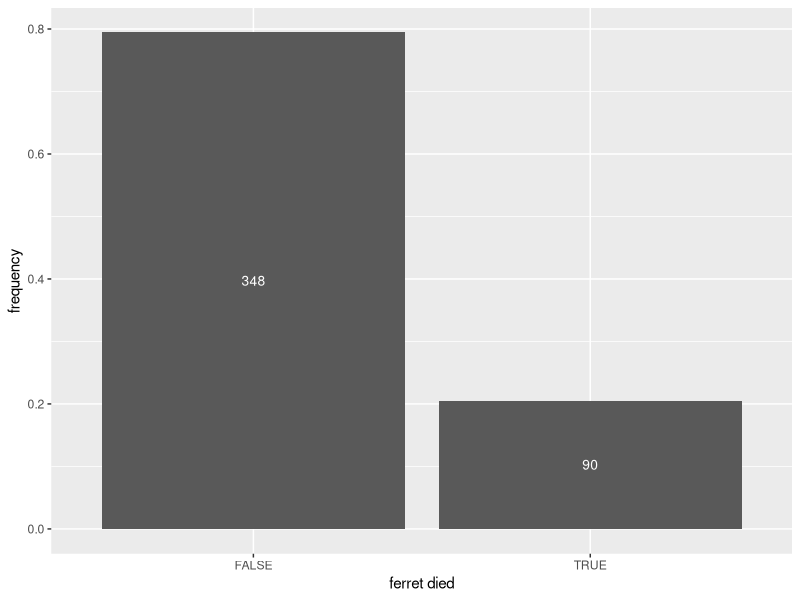
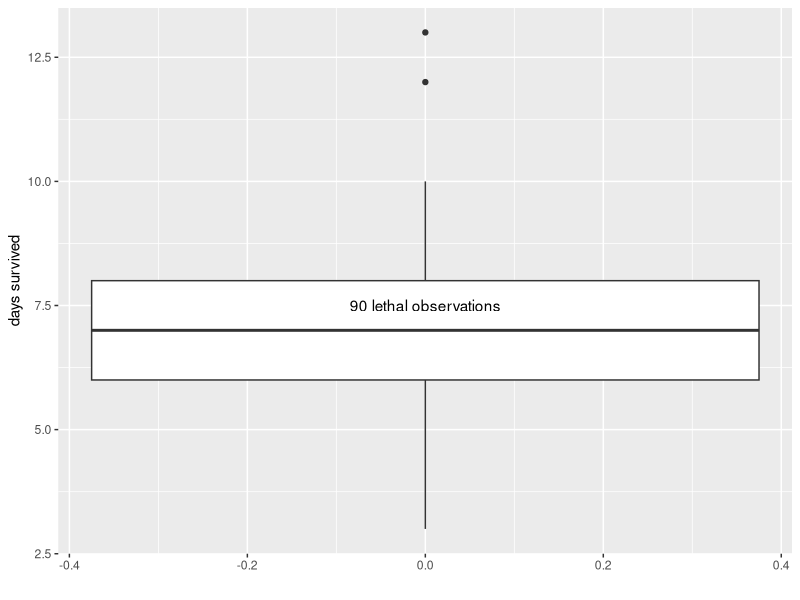
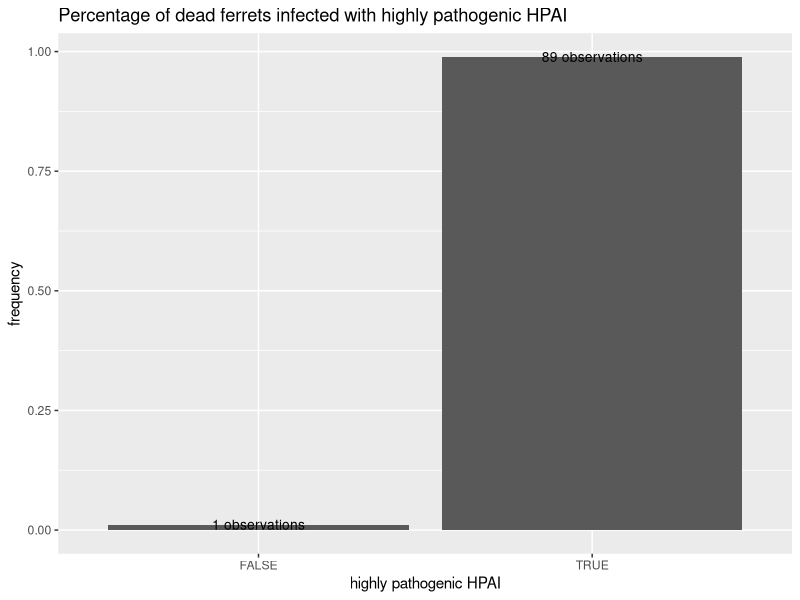
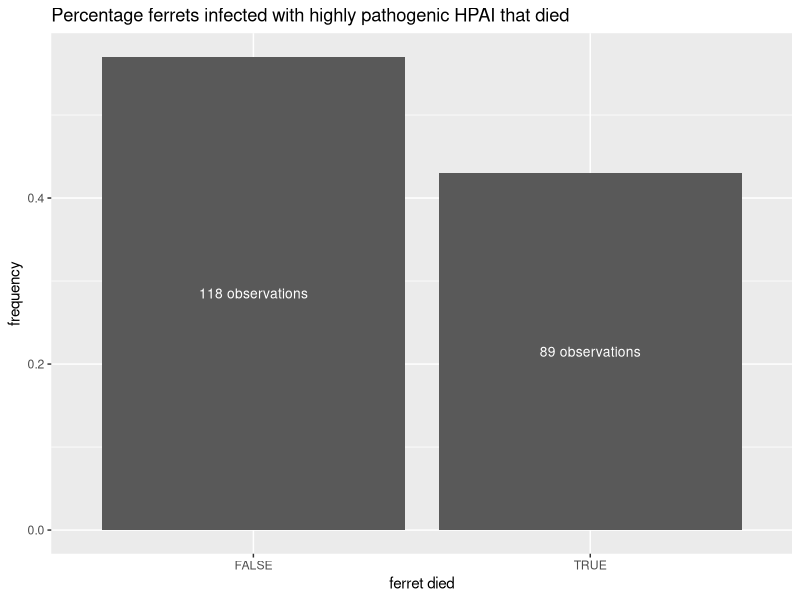
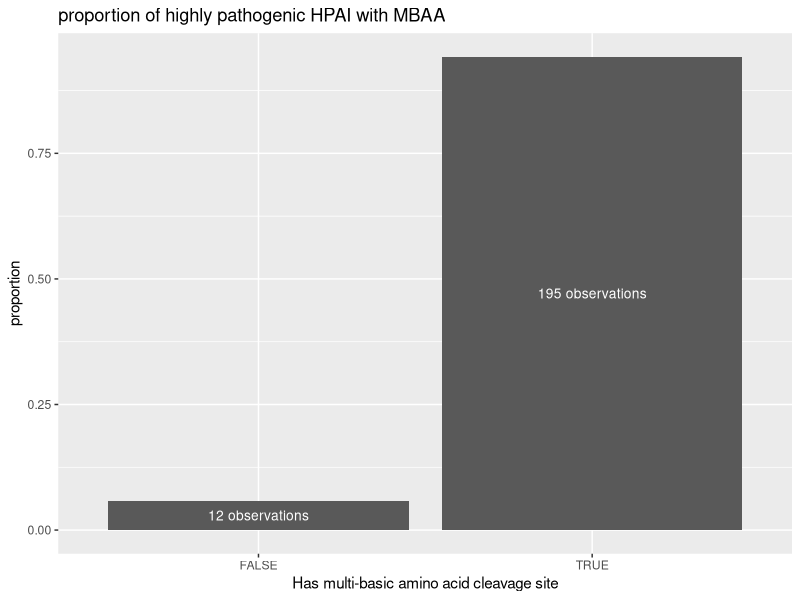
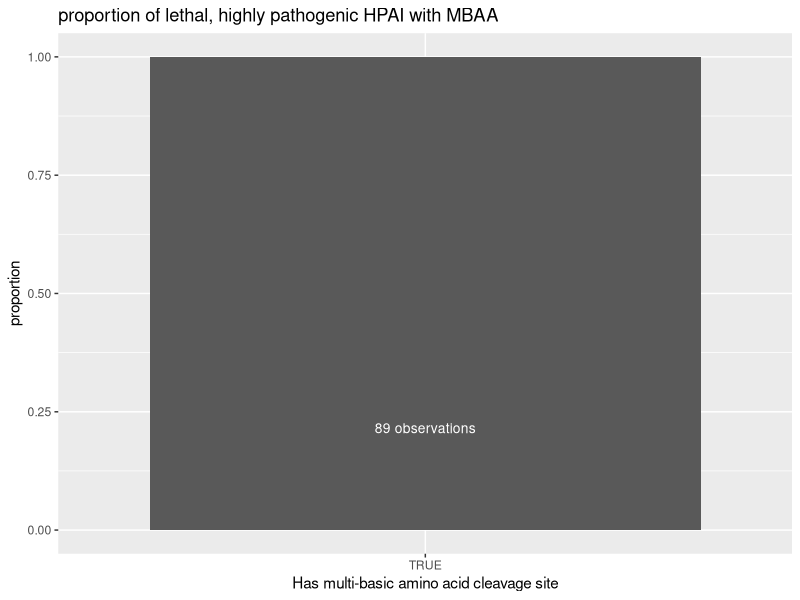
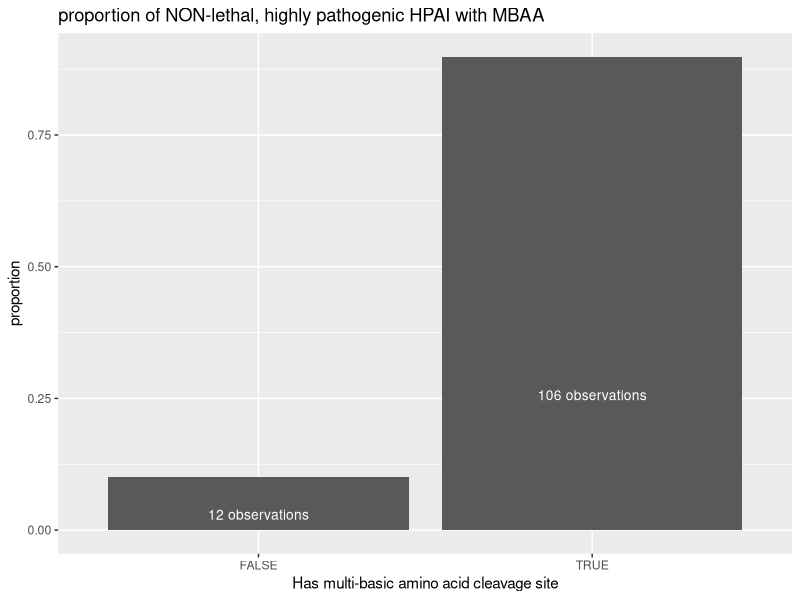
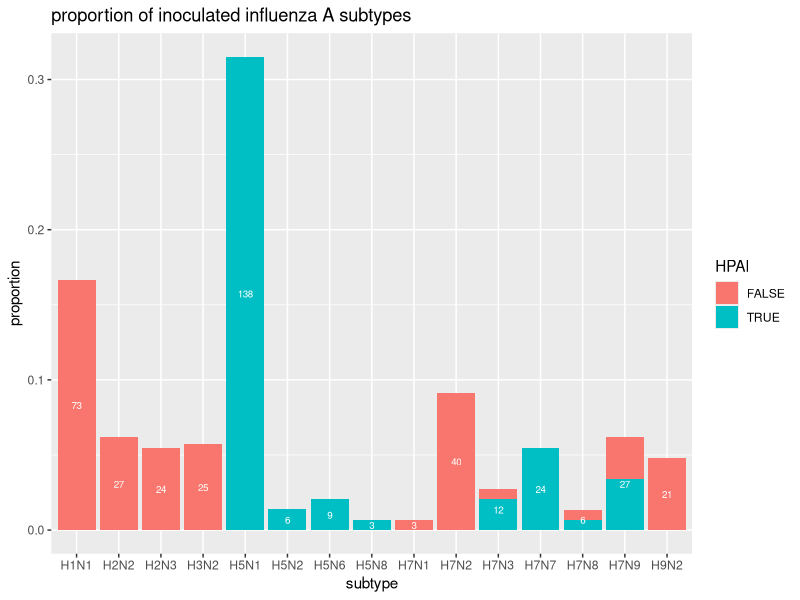

Write R code to recreate these figures, in order.
## ---- chunk 1
#install.packages("ggplot2")
library(ggplot2)

#install.packages("dplyr")
library(dplyr)

#install.packages("here")
library(here)

## ---- chunk 2
# load dataset
ferret_IAV_data <- read.csv(here("cdc-exercise", "data", "IAV_morbidity_and_titer_measurements_ferrets.csv"))

# view dataset 
str(ferret_IAV_data)
## ---- chunk 3
# select variables from dataset
ferret_IAV_data = ferret_IAV_data %>%
  select(-c("expt", "NW_typical", "RD_trans", "Origin", "temp_5", "temp_5_day"))

# view pruned dataset
str(ferret_IAV_data) #

summary(ferret_IAV_data)
## ---- chunk 4
# first, lets factor categorical variables
ferret_IAV_data = ferret_IAV_data %>%
  mutate("units" = factor(units), "HA" = factor(HA), "NA." = factor(NA.)) 

# now, lets replace binary character variables with logical values
ferret_IAV_data = ferret_IAV_data %>%
  mutate("lethal" = case_when(lethal == "true" ~ TRUE, lethal == "false" ~ FALSE),
         "HPAI" = case_when(HPAI == "true" ~ TRUE, HPAI == "false" ~ FALSE), 
         "HPAI_MBAA" = case_when(HPAI_MBAA == "true" ~ TRUE, HPAI_MBAA == "false" ~ FALSE))

# let's check that worked!
str(ferret_IAV_data)
summary(ferret_IAV_data) #logicals are logicals and factors are factors, both with count information

#note that we could have accomplished both in the same "pipe" - I've separated them here to make it clear what manipulation is being preformed on which columns :)
## ---- chunk 5
# which factor level of units has the greatest number of observations? 
units.counts = (summary(ferret_IAV_data$units)) #a named vector of counts of the number of observations for each level of variable "units"
which.units.max = names(units.counts)[which.max(units.counts)] #the name of the level of variable "units" with the greatest number of observations

# filtering for observations with titres given in units which.units.max 
ferret_IAV_data = ferret_IAV_data %>%
  filter(units == which.units.max)

# let's check that worked!
str(ferret_IAV_data)
summary(ferret_IAV_data)
## ---- chunk 6
ferret_IAV_data = ferret_IAV_data %>%
  mutate(lethal_day = case_when(lethal_day == 0 ~ NA, .default = lethal_day))
## ---- chunk 7
plot1 = ggplot() + geom_bar(data = ferret_IAV_data, aes(x = lethal, y = (..count..)/sum(..count..))) + 
  stat_count(data = ferret_IAV_data, geom = "text", colour = "white", size = 3.5, aes(x = lethal, label = ..count.., y = ..count../(2*nrow(ferret_IAV_data)))) +
  labs(x = "ferret died", y = "frequency")

plot1

plot2 = ferret_IAV_data %>%
  filter(lethal == T) %>%
  ggplot() + geom_boxplot(aes(y = lethal_day)) + 
  annotate(geom = "text", x = 0, y = 7.5, label = paste(sum(ferret_IAV_data$lethal==TRUE), "lethal observations")) +
  labs(x = "", y = "days survived")

plot2
## ---- chunk 8

table = ferret_IAV_data %>%
  select("HPAI", "lethal") %>%
  group_by(HPAI) %>%
  count(lethal)

plot3 = ferret_IAV_data %>%
  select("HPAI", "lethal") %>%
  filter(lethal == T) %>%
  ggplot() + geom_bar(aes(x = HPAI, y = (..count..)/sum(..count..))) + 
  stat_count(geom = "text", colour = "black", size = 3.5, aes(x = HPAI, label = paste(..count.., "observations"), y = ..count../(sum(ferret_IAV_data$lethal==T)))) +
  labs(x = "highly pathogenic HPAI", y = "frequency", title = "Percentage of dead ferrets infected with highly pathogenic HPAI")

plot3

plot4 = ferret_IAV_data %>%
  select("HPAI", "lethal") %>%
  filter(HPAI == T) %>%
  ggplot() + geom_bar(aes(x = lethal, y = (..count..)/sum(..count..))) + 
  stat_count(geom = "text", colour = "white", size = 3.5, aes(x = lethal, label = paste(..count.., "observations"), y = ..count../(2*sum(ferret_IAV_data$HPAI==T)))) +
  labs(x = "ferret died", y = "frequency", title = "Percentage ferrets infected with highly pathogenic HPAI that died")

plot4
## ---- chunk 9

# filter for HPAI and HPAI_MBAA
plot5 = ferret_IAV_data %>%
  select("HPAI", "HPAI_MBAA") %>%
  filter(HPAI == TRUE) %>% # only include observations for which HPAI is TRUE
  ggplot() + geom_bar(aes(x = HPAI_MBAA, y = ..count../sum(..count..))) +
  stat_count(geom = "text", colour = "white", size = 3.5, aes(x = HPAI_MBAA, label = paste(..count.., "observations"), y = ..count../(2*sum(ferret_IAV_data$HPAI==T)))) +
  labs(x = "Has multi-basic amino acid cleavage site", y = "proportion", title = "proportion of highly pathogenic HPAI with MBAA" )

plot5

# Knowing that most highly pathogenic HPAI have MBAA, lets see if the HPAI that killed the ferrets were MBAA +
plot6 = ferret_IAV_data %>%
  select("lethal", "HPAI", "HPAI_MBAA") %>%
  filter(HPAI == TRUE, lethal == TRUE) %>% # only observations that have HPAI and died (89 observations, according to plot4)
  ggplot() + geom_bar(aes(x = HPAI_MBAA, y = ..count../sum(..count..))) + #of these obs, proportion w and without MBAA
  stat_count(geom = "text", colour = "white", size = 3.5, aes(x = HPAI_MBAA, label = paste(..count.., "observations"), y = ..count../(2*sum(ferret_IAV_data$HPAI==T)))) +
  labs(x = "Has multi-basic amino acid cleavage site", y = "proportion", title = "proportion of lethal, highly pathogenic HPAI with MBAA" )

plot6

# and just to be good, lets see the proportion of HPAI that DIDN'T kill the ferrets that are MBAA - 

plot7 = ferret_IAV_data %>%
  select("lethal", "HPAI", "HPAI_MBAA") %>%
  filter(HPAI == TRUE, lethal == FALSE) %>% # only observations that have HPAI and DIDNT die (118 observations, according to plot4)
  ggplot() + geom_bar(aes(x = HPAI_MBAA, y = ..count../sum(..count..))) + #of these obs, proportion w and without MBAA
  stat_count(geom = "text", colour = "white", size = 3.5, aes(x = HPAI_MBAA, label = paste(..count.., "observations"), y = ..count../(2*sum(ferret_IAV_data$HPAI==T)))) +
  labs(x = "Has multi-basic amino acid cleavage site", y = "proportion", title = "proportion of NON-lethal, highly pathogenic HPAI with MBAA" )

plot7

## ---- chunk 10
# we will add a variable with the subtype of IAV
ferret_IAV_data = ferret_IAV_data %>%
  mutate(subtype = as.factor(paste0(HA,NA.))) #subtype nomenclature is H#N#

# lets see a bar plot of subtypes
plot8 = ferret_IAV_data %>%
  ggplot() + geom_bar(aes(x = subtype, y = ..count../sum(..count..), fill = HPAI)) +  #I wanted to add a little color for no reason ;)
  stat_count(geom = "text", colour = "white", size = 2.5, aes(x = subtype, label = ..count.., y = ..count../(2*length(ferret_IAV_data$subtype)))) +
  labs(x = "subtype", y = "proportion", title = "proportion of inoculated influenza A subtypes" )

plot8
## ---- chunk 11
#lets see what a scatterplot of max percentage weight loss by day of max weight loss looks like
plot9 = ggplot() + geom_boxplot(data = ferret_IAV_data, aes(x = wt_loss_day, y = wt_loss, group = wt_loss_day)) +
  geom_point(data = ferret_IAV_data, aes(x = wt_loss_day, y = wt_loss, col = lethal), alpha = 0.5) +
  labs( x = "day of maximum percentage weight loss", y = "percentage weight loss", title = "max percentage weight loss by day")

plot9
## ---- chunk 12
#lets see what a scatterplot of max percentage weight loss by day of max weight loss looks like
plot10 = ggplot() + geom_boxplot(data = ferret_IAV_data, aes(x = temp_day, y = temp, group = temp_day)) +
  geom_point(data = ferret_IAV_data, aes(x = temp_day, y = temp, col = lethal), alpha = 0.5) +
  labs( x = "day of maximum temperature", y = "temperature", title = "max temperature by day")


plot10
## ---- chunk 13
plot11 = ggplot() + geom_point(data = ferret_IAV_data, aes(x = wt_loss_day, y = temp_day, col = lethal))
#lol no

plot11
## ---- chunk 14
time_series_titres = as.vector(t(data.matrix(ferret_IAV_data[,grep("_inoc", colnames(ferret_IAV_data))]))) #transform a matrix of only titres variables into a matrix, transpose so that each row is a day and each column is a sample, and collapse into a vector 

# the first 9 elements of vector time_series_titres contains the titres from days 1-9 for ferret 1, the next 9 for ferret 2, and so on. now, we want to create a dataframe with the sample ID of each ferret repeated 9s in one column, and the sequence of days 1:9 repeated 9 times in the other

time_series_titres = data.frame(titre = time_series_titres, 
                                Ferret = rep(ferret_IAV_data$Ferret, each = 9), 
                                DayPost = rep(1:9, times = length(ferret_IAV_data$Ferret)))

ggplot() + geom_point(data = time_series_titres, aes(x = DayPost, y = titre, col = Ferret), show.legend = FALSE) #see? nothing to learn here, yet...
## ---- chunk 15
## load packages
library(dplyr)

## set seed for reproducibility
set.seed(123)

## original R code provided by ChatGPT
# set number of observations
n <- 100
# generate synthetic data
data <- tibble(
  Ferret_ID = 1:n,
  Virus_ID = sample(1:10, n, replace = TRUE),
  lethal = sample(c("Yes", "No"), n, replace = TRUE),
  lethal_day = ifelse(lethal == "Yes", sample(1:10, n, replace = TRUE), NA),
  HPAI = sample(c("Yes", "No"), n, replace = TRUE),
  HPAI_MBAA = ifelse(HPAI == "Yes", sample(c("Yes", "No"), n, replace = TRUE), NA),
  HA_subtype = sample(c("H1", "H3", "H5", "H7", "H9"), n, replace = TRUE),
  NA_subtype = sample(c("N1", "N2", "N5", "N7", "N9"), n, replace = TRUE),
  wt_loss = rnorm(n, mean = 20, sd = 5),
  wt_loss_day = sample(1:10, n, replace = TRUE),
  temp = rnorm(n, mean = 38, sd = 0.5),
  temp_day = sample(1:10, n, replace = TRUE)
)
# print the first few rows of the synthetic dataset
print(head(data))

## ---- chunk 16
# explore real data to make synthetic data more accurate 
dim(ferret_IAV_data)
table(ferret_IAV_data$Virus) 
str(ferret_IAV_data)
summary(ferret_IAV_data$wt_loss)
sd(ferret_IAV_data$wt_loss, na.rm = TRUE)
summary(ferret_IAV_data$temp)
sd(ferret_IAV_data$temp, na.rm = TRUE)
range(ferret_IAV_data$wt_loss_day)

# set seed for reproducibility 
set.seed(125)

# set number of observations
n <- 438 #match the number of observations from the original data set

# generate synthetic data
data2 <- tibble(
  Ferret_ID = 1:n,
  Virus_ID = sample(1:83, n, replace = TRUE), #increase number of viral strand options
  lethal = sample(c("Yes", "No"), n, replace = TRUE, prob = c(0.2, 0.8)),
  lethal_day = ifelse(lethal == "Yes", sample(1:10, n, replace = TRUE), NA),
  HPAI = sample(c("Yes", "No"), n, replace = TRUE, prob = c(0.9, 0.1)),
  HPAI_MBAA = ifelse(HPAI == "Yes", sample(c("Yes", "No"), n, replace = TRUE), NA),
  HA_subtype = sample(c("H1", "H3", "H5", "H7", "H9", "H11"), n, replace = TRUE), #add another level
  NA_subtype = sample(c("N1", "N2", "N5", "N7", "N9", "N10", "N12"), n, replace = TRUE), #add 2 more level
  wt_loss = rnorm(n, mean = 9.803, sd = 6.957), #true mean and sd from the data
  wt_loss_day = sample(1:14, n, replace = TRUE), #real study time period
  temp = rnorm(n, mean = 1.694, sd = 0.772), #true mean and sd from the data
  temp_day = sample(1:14, n, replace = TRUE) #real study time period
)
# print the first few rows of the synthetic data set
print(head(data))
## ---- chunk 17
## create visualization of ferret death
hist1 <- ggplot(data2, aes(x=lethal)) + 
            geom_bar() +
            labs(x= "Ferret Death",
                 y= "Frequency", 
                 title = "Synthetic Data Ferret Death")
hist1

## compare with the same plot of the real data
plot1

## create visualization of mean survival time among ferrets that died 
boxplot1 <- data2 %>% 
            filter(lethal == "Yes") %>% 
            ggplot() + 
            geom_boxplot(aes(y = lethal_day)) + 
            annotate(geom = "text", x = 0, y = 7.5, label = paste(sum(data2$lethal=="Yes"), "lethal                         observations")) +
            labs(x = "Ferret Death",
                 y = "Days Survived",
                 title = "Synthetic Data Days Survived")
boxplot1

## compare with the same plot of the real data
plot2
## ---- chunk 18
## create visualization of dead ferrets with HPAI strands
hist2 <- data2 %>%
            select("HPAI", "lethal") %>%
            filter(lethal == "Yes") %>%
            ggplot() + geom_bar(aes(x = HPAI, y = (..count..)/sum(..count..))) + 
            stat_count(geom = "text", colour = "black", size = 3.5, aes(x = HPAI, label = paste(..count.., "observations"), y = ..count../(sum(data2$lethal=="Yes")))) +
            labs(x = "Highly Pathogenic HPAI", 
                 y = "Frequency", 
                 title = "Synthetic Data Dead Ferrets with Highly Pathogenic HPAI")
hist2

## compare with the same plot of the real data
plot3

## create visualization of HPAI strands in dead ferrets
hist3 <- data2 %>%
            select("HPAI", "lethal") %>%
            filter(HPAI == "Yes") %>%
            ggplot() + geom_bar(aes(x = lethal, y = (..count..)/sum(..count..))) + 
            stat_count(geom = "text", colour = "white", size = 3.5, aes(x = lethal, label = paste(..count.., "observations"), y = ..count../(2*sum(data2$HPAI=="Yes")))) +
            labs(x = "Dead Ferrets", 
                 y = "Frequency", 
                 title = "Synthetic Data Percentage Ferrets Infected with Highly Pathogenic HPAI that Died")
hist3

## compare with the same plot of the real data
plot4
## ---- chunk 19
# add new subtype variable
data2 <- data2 %>% 
          mutate(subtype = as.factor(paste0(HA_subtype,NA_subtype)))  

# create visualization of viral subtype combinations and HPAI classification
boxplot2 <- data2 %>%
            ggplot() + 
            geom_bar(aes(x = subtype, y = ..count../sum(..count..), fill = HPAI)) +  #kept the same colors
            stat_count(geom = "text", colour = "white", size = 2.5, aes(x = subtype, label = ..count.., y = ..count../(2*length(data2$subtype)))) +
            labs(x = "Subtype", 
                 y = "Proportion", 
                 title = "Synthetic Data Proportion of Inoculated Influenza A Subtypes" )
boxplot2

## compare with the same plot of the real data
plot8
## ---- chunk 20
## create visualization of the weight loss in ferrets over 14 days
boxplot3 <- ggplot() + 
            geom_boxplot(data = data2, aes(x = wt_loss_day, y = wt_loss, group = wt_loss_day)) +
            geom_point(data = data2, aes(x = wt_loss_day, y = wt_loss, col = lethal), alpha = 0.5) +
            labs( x = "Day of Maximum Weight Loss", 
                  y = "Percentage Weight Loss", 
                  title = "Synthetic Data Max Percentage Weight Loss By Day")
boxplot3

## compare with the same plot of the real data
plot9
## ---- chunk 21
## create visualization of correlation between weight loss day and maximum temperature day
scatter1 <- ggplot() + 
            geom_point(data = data2, aes(x = wt_loss_day, y = temp_day, col = lethal))
scatter1

## compare with the same plot of the real data
plot11 = ggplot() + geom_point(data = ferret_IAV_data, aes(x = wt_loss_day, y = temp_day, col = lethal))
